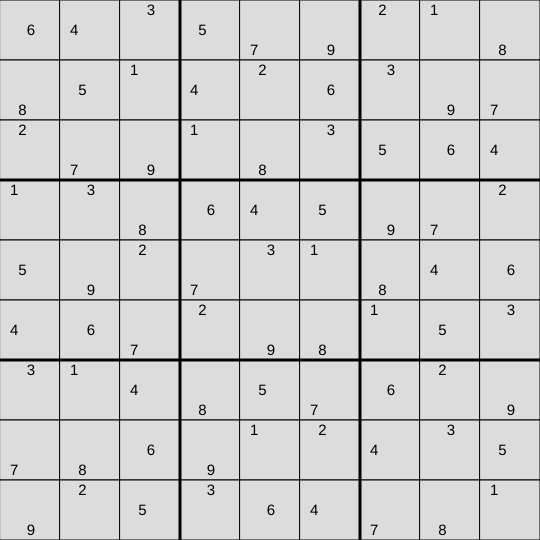
Frame 1 (no input)
Frame 2 (the mouse pressed at the canvas centre, redrawn once): identical to frame 1, image omitted

The p5.js sketch that drew this single still picture (run headless with seeded random() and noise() and a simulated clock; the mouse was pressed at the canvas centre and the sketch redrawn once):

// p5.js sketch
// ── sketch.js
const ROWS = 9;
const COLS = 9;
const BOXES = 9;
let cellArray;
let start_puzzle = [
  [6, 0, 0, 5, 7, 0, 0, 0, 0],
  [8, 0, 0, 0, 0, 0, 0, 9, 0],
  [0, 0, 9, 0, 0, 0, 0, 0, 4],
  [0, 3, 0, 6, 0, 0, 0, 7, 0],
  [0, 0, 0, 0, 0, 1, 8, 0, 0],
  [0, 0, 7, 0, 9, 8, 0, 5, 0],
  [0, 1, 0, 0, 0, 0, 6, 0, 0],
  [0, 8, 6, 9, 1, 2, 0, 0, 0],
  [0, 2, 0, 0, 0, 4, 0, 0, 1],
];

function setup() {
  createCanvas(540, 540);
  cellArray = [];
  // Box 0
  cellArray.push(new Cell(0, 0, 0));
  cellArray.push(new Cell(1, 0, 0));
  cellArray.push(new Cell(2, 0, 0));
  cellArray.push(new Cell(0, 1, 0));
  cellArray.push(new Cell(1, 1, 0));
  cellArray.push(new Cell(2, 1, 0));
  cellArray.push(new Cell(0, 2, 0));
  cellArray.push(new Cell(1, 2, 0));
  cellArray.push(new Cell(2, 2, 0));
  // Box 1
  cellArray.push(new Cell(3, 0, 1));
  cellArray.push(new Cell(4, 0, 1));
  cellArray.push(new Cell(5, 0, 1));
  cellArray.push(new Cell(3, 1, 1));
  cellArray.push(new Cell(4, 1, 1));
  cellArray.push(new Cell(5, 1, 1));
  cellArray.push(new Cell(3, 2, 1));
  cellArray.push(new Cell(4, 2, 1));
  cellArray.push(new Cell(5, 2, 1));
  // Box 2
  cellArray.push(new Cell(6, 0, 2));
  cellArray.push(new Cell(7, 0, 2));
  cellArray.push(new Cell(8, 0, 2));
  cellArray.push(new Cell(6, 1, 2));
  cellArray.push(new Cell(7, 1, 2));
  cellArray.push(new Cell(8, 1, 2));
  cellArray.push(new Cell(6, 2, 2));
  cellArray.push(new Cell(7, 2, 2));
  cellArray.push(new Cell(8, 2, 2));

  // Box 3
  cellArray.push(new Cell(0, 3, 3));
  cellArray.push(new Cell(1, 3, 3));
  cellArray.push(new Cell(2, 3, 3));
  cellArray.push(new Cell(0, 4, 3));
  cellArray.push(new Cell(1, 4, 3));
  cellArray.push(new Cell(2, 4, 3));
  cellArray.push(new Cell(0, 5, 3));
  cellArray.push(new Cell(1, 5, 3));
  cellArray.push(new Cell(2, 5, 3));
  // Box 4
  cellArray.push(new Cell(3, 3, 4));
  cellArray.push(new Cell(4, 3, 4));
  cellArray.push(new Cell(5, 3, 4));
  cellArray.push(new Cell(3, 4, 4));
  cellArray.push(new Cell(4, 4, 4));
  cellArray.push(new Cell(5, 4, 4));
  cellArray.push(new Cell(3, 5, 4));
  cellArray.push(new Cell(4, 5, 4));
  cellArray.push(new Cell(5, 5, 4));
  // Box 5
  cellArray.push(new Cell(6, 3, 5));
  cellArray.push(new Cell(7, 3, 5));
  cellArray.push(new Cell(8, 3, 5));
  cellArray.push(new Cell(6, 4, 5));
  cellArray.push(new Cell(7, 4, 5));
  cellArray.push(new Cell(8, 4, 5));
  cellArray.push(new Cell(6, 5, 5));
  cellArray.push(new Cell(7, 5, 5));
  cellArray.push(new Cell(8, 5, 5));

  // Box 6
  cellArray.push(new Cell(0, 6, 6));
  cellArray.push(new Cell(1, 6, 6));
  cellArray.push(new Cell(2, 6, 6));
  cellArray.push(new Cell(0, 7, 6));
  cellArray.push(new Cell(1, 7, 6));
  cellArray.push(new Cell(2, 7, 6));
  cellArray.push(new Cell(0, 8, 6));
  cellArray.push(new Cell(1, 8, 6));
  cellArray.push(new Cell(2, 8, 6));
  // Box 7
  cellArray.push(new Cell(3, 6, 7));
  cellArray.push(new Cell(4, 6, 7));
  cellArray.push(new Cell(5, 6, 7));
  cellArray.push(new Cell(3, 7, 7));
  cellArray.push(new Cell(4, 7, 7));
  cellArray.push(new Cell(5, 7, 7));
  cellArray.push(new Cell(3, 8, 7));
  cellArray.push(new Cell(4, 8, 7));
  cellArray.push(new Cell(5, 8, 7));
  // Box 8
  cellArray.push(new Cell(6, 6, 8));
  cellArray.push(new Cell(7, 6, 8));
  cellArray.push(new Cell(8, 6, 8));
  cellArray.push(new Cell(6, 7, 8));
  cellArray.push(new Cell(7, 7, 8));
  cellArray.push(new Cell(8, 7, 8));
  cellArray.push(new Cell(6, 8, 8));
  cellArray.push(new Cell(7, 8, 8));
  cellArray.push(new Cell(8, 8, 8));
  initializeBoard();
  noLoop();
}

function compareArrays(firstArray, secondArray) {
  for (let c = 0; c < firstArray.length; c++) {
    for (let i = 1; i < 10; i++) {
      if (firstArray[c].values[i] != secondArray[c].values[i]) {
        return false;
      }
    }
  }
  return true;
}

function copyArray(cellArray) {
  let newArray = [];
  // Box 0
  newArray.push(new Cell(0, 0, 0));
  newArray.push(new Cell(1, 0, 0));
  newArray.push(new Cell(2, 0, 0));
  newArray.push(new Cell(0, 1, 0));
  newArray.push(new Cell(1, 1, 0));
  newArray.push(new Cell(2, 1, 0));
  newArray.push(new Cell(0, 2, 0));
  newArray.push(new Cell(1, 2, 0));
  newArray.push(new Cell(2, 2, 0));
  // Box 1
  newArray.push(new Cell(3, 0, 1));
  newArray.push(new Cell(4, 0, 1));
  newArray.push(new Cell(5, 0, 1));
  newArray.push(new Cell(3, 1, 1));
  newArray.push(new Cell(4, 1, 1));
  newArray.push(new Cell(5, 1, 1));
  newArray.push(new Cell(3, 2, 1));
  newArray.push(new Cell(4, 2, 1));
  newArray.push(new Cell(5, 2, 1));
  // Box 2
  newArray.push(new Cell(6, 0, 2));
  newArray.push(new Cell(7, 0, 2));
  newArray.push(new Cell(8, 0, 2));
  newArray.push(new Cell(6, 1, 2));
  newArray.push(new Cell(7, 1, 2));
  newArray.push(new Cell(8, 1, 2));
  newArray.push(new Cell(6, 2, 2));
  newArray.push(new Cell(7, 2, 2));
  newArray.push(new Cell(8, 2, 2));

  // Box 3
  newArray.push(new Cell(0, 3, 3));
  newArray.push(new Cell(1, 3, 3));
  newArray.push(new Cell(2, 3, 3));
  newArray.push(new Cell(0, 4, 3));
  newArray.push(new Cell(1, 4, 3));
  newArray.push(new Cell(2, 4, 3));
  newArray.push(new Cell(0, 5, 3));
  newArray.push(new Cell(1, 5, 3));
  newArray.push(new Cell(2, 5, 3));
  // Box 4
  newArray.push(new Cell(3, 3, 4));
  newArray.push(new Cell(4, 3, 4));
  newArray.push(new Cell(5, 3, 4));
  newArray.push(new Cell(3, 4, 4));
  newArray.push(new Cell(4, 4, 4));
  newArray.push(new Cell(5, 4, 4));
  newArray.push(new Cell(3, 5, 4));
  newArray.push(new Cell(4, 5, 4));
  newArray.push(new Cell(5, 5, 4));
  // Box 5
  newArray.push(new Cell(6, 3, 5));
  newArray.push(new Cell(7, 3, 5));
  newArray.push(new Cell(8, 3, 5));
  newArray.push(new Cell(6, 4, 5));
  newArray.push(new Cell(7, 4, 5));
  newArray.push(new Cell(8, 4, 5));
  newArray.push(new Cell(6, 5, 5));
  newArray.push(new Cell(7, 5, 5));
  newArray.push(new Cell(8, 5, 5));

  // Box 6
  newArray.push(new Cell(0, 6, 6));
  newArray.push(new Cell(1, 6, 6));
  newArray.push(new Cell(2, 6, 6));
  newArray.push(new Cell(0, 7, 6));
  newArray.push(new Cell(1, 7, 6));
  newArray.push(new Cell(2, 7, 6));
  newArray.push(new Cell(0, 8, 6));
  newArray.push(new Cell(1, 8, 6));
  newArray.push(new Cell(2, 8, 6));
  // Box 7
  newArray.push(new Cell(3, 6, 7));
  newArray.push(new Cell(4, 6, 7));
  newArray.push(new Cell(5, 6, 7));
  newArray.push(new Cell(3, 7, 7));
  newArray.push(new Cell(4, 7, 7));
  newArray.push(new Cell(5, 7, 7));
  newArray.push(new Cell(3, 8, 7));
  newArray.push(new Cell(4, 8, 7));
  newArray.push(new Cell(5, 8, 7));
  // Box 8
  newArray.push(new Cell(6, 6, 8));
  newArray.push(new Cell(7, 6, 8));
  newArray.push(new Cell(8, 6, 8));
  newArray.push(new Cell(6, 7, 8));
  newArray.push(new Cell(7, 7, 8));
  newArray.push(new Cell(8, 7, 8));
  newArray.push(new Cell(6, 8, 8));
  newArray.push(new Cell(7, 8, 8));
  newArray.push(new Cell(8, 8, 8));

  for (let c = 0; c < cellArray.length; c++) {
    for (let i = 1; i < 10; i++) {
      newArray[c].values[i] = cellArray[c].values[i];
    }
  }
  return newArray;
}

function draw() {
  background(220);
  solver();
  solver();
  solver();
  cellArray[31].values[5] = false;
  solver();
  solver();
  cellArray[11].values[3] = false;
  solver();
  cellArray[16].values[2] = false;
  cellArray[16].values[3] = false;
  cellArray[16].values[6] = false;
  solver();
  cellArray[39].values[2] = false;
  cellArray[39].values[3] = false;
  cellArray[39].values[4] = false;
  solver();
  cellArray[40].values[4] = false;
  cellArray[40].values[2] = false;
  solver();
  solver();
  cellArray[65].values[3] = false;
  solver();
  
  // Guess 5 middle of box 0
  cellArray[4].values[7] = false;
  solver()
  solver()
  // Guess 4 top middle of box 4
  cellArray[37].values[2] = false;
  solver()
  solver()
  solver()
  
  // Guess 8 top left corner of box 7
  cellArray[63].values[3] = false;
  solver()
  solver()
  solver()
  // Guess 9 in bottom left corner of box 6
  cellArray[60].values[7] = false;
  solver()
  solver()
  //Guess 4 in left box 8
  cellArray[75].values[3] = false;
  solver()
  solver()
  solver()
  let newArray = copyArray(cellArray);
  solver()
  print(compareArrays(newArray, cellArray));


  drawBoard();
}

function initializeBoard() {
  for (let cell of cellArray) {
    if (start_puzzle[cell.row][cell.col] != 0) {
      for (i = 1; i < 10; i++) {
        cell.values[i] = false;
      }
      cell.values[start_puzzle[cell.row][cell.col]] = true;
      cell.num_values = 1;
    }
  }
}

function drawBoard() {
  strokeWeight(1);
  fill(220);
  let boxWidth = floor(width / 9);
  let boxHeight = floor(height / 9);
  for (let row = 0; row < ROWS; row++) {
    for (let col = 0; col < COLS; col++) {
      rect(boxWidth * row, boxHeight * col, boxWidth, boxHeight);
    }
  }
  // Draw Dividers
  strokeWeight(3);
  line(boxWidth * 3, 0, boxWidth * 3, height);
  line(boxWidth * 6, 0, boxWidth * 6, height);
  line(0, boxHeight * 3, width, boxHeight * 3);
  line(0, boxHeight * 6, width, boxHeight * 6);
  // Draw Possibilities
  textSize(15);
  fill(0);
  strokeWeight(1);
  textAlign(LEFT);

  for (let cell of cellArray) {
    let valueString = "";
    for (let i = 1; i < 10; i++) {
      if (cell.values[i] == true) {
        valueString += str(i) + " ";
      } else {
        valueString += " " + " ";
      }
    }
    let stringLine1 = valueString.slice(0, 5);
    let stringLine2 = valueString.slice(6, 11);
    let stringLine3 = valueString.slice(12, 17);

    text(stringLine1, 10 + boxWidth * cell.col, 15 + boxHeight * cell.row);

    text(stringLine2, 10 + boxWidth * cell.col, 35 + boxHeight * cell.row);

    text(stringLine3, 10 + boxWidth * cell.col, 55 + boxHeight * cell.row);
  }
}

// Recalculate the number of valid values in each cell
function updateNumValues() {
  for (let cell of cellArray) {
    let trueCount = 0;
    for (i = 1; i < 10; i++) {
      if (cell.values[i] == true) {
        trueCount++;
      }
    }
    cell.num_values = trueCount;
  }
}

function solver() {
  // Box elimination
  for (let b = 0; b < BOXES; b++) {
    // Get all numbers with entropy of 0
    let numbers = [];
    for (let cell of cellArray) {
      if (cell.box == b && cell.num_values == 1) {
        for (let i = 1; i < 10; i++) {
          if (cell.values[i] == true) {
            numbers.push(i);
          }
        }
      }
    }
    // Eliminate all numbers in box using numbers that have been solved
    for (let cell of cellArray) {
      if (cell.box == b && cell.num_values != 1) {
        for (let i = 1; i < 10; i++) {
          for (let n of numbers) {
            if (i == n) {
              cell.values[i] = false;
            }
          }
        }
      }
    }
  }

  updateNumValues();

  // Row elimination
  for (let r = 0; r < ROWS; r++) {
    // Get all numbers with entropy of 0
    let numbers = [];
    for (let cell of cellArray) {
      if (cell.row == r && cell.num_values == 1) {
        for (let i = 1; i < 10; i++) {
          if (cell.values[i] == true) {
            numbers.push(i);
          }
        }
      }
    }
    // Eliminate all numbers in row using numbers that have been solved
    for (let cell of cellArray) {
      if (cell.row == r && cell.num_values != 1) {
        for (let i = 1; i < 10; i++) {
          for (let n of numbers) {
            if (i == n) {
              cell.values[i] = false;
            }
          }
        }
      }
    }
  }

  updateNumValues();

  // Column elimination
  for (let c = 0; c < COLS; c++) {
    // Get all numbers with entropy of 0
    let numbers = [];
    for (let cell of cellArray) {
      if (cell.col == c && cell.num_values == 1) {
        for (let i = 1; i < 10; i++) {
          if (cell.values[i] == true) {
            numbers.push(i);
          }
        }
      }
    }

    // Eliminate all numbers in column using numbers that have been solved
    for (let cell of cellArray) {
      if (cell.col == c && cell.num_values != 1) {
        for (let i = 1; i < 10; i++) {
          for (let n of numbers) {
            if (i == n) {
              cell.values[i] = false;
            }
          }
        }
      }
    }
  }

  updateNumValues();
}

// ── Cell.js
class Cell {
  constructor(col, row, box) {
    this.col = col;
    this.row = row;
    this.box = box;
    this.values = {
      1: true,
      2: true,
      3: true,
      4: true,
      5: true,
      6: true,
      7: true,
      8: true,
      9: true,
    };
    this.num_values = 9

  }

  update() {
   // print(this.row)
    /*
     this.pos.x = this.pos.x + random(-1,1);
     this.pos.y = this.pos.y + random(-1,1)
     */
  }
}
